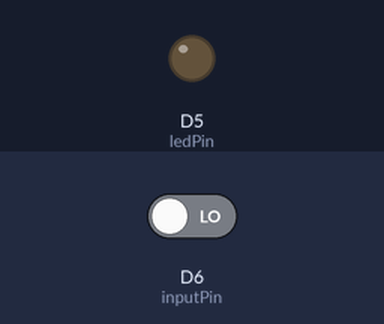
The sketch below on a simulated ESP8266 (NodeMCU). Shown: output pins drawn as LEDs (lit = HIGH). The inputs (shaded band) are chosen by the test bench; at power-on: D6 (inputPin) LOW. WiFi joins after 1.5 s; servers stay silent unless stated; no MQTT or app messages arrive unless stated; what the sketch prints to the serial monitor is not drawn.

Above: at 2.8 s.
2.9 s: D6 (inputPin) driven HIGH
At 4.0 s:
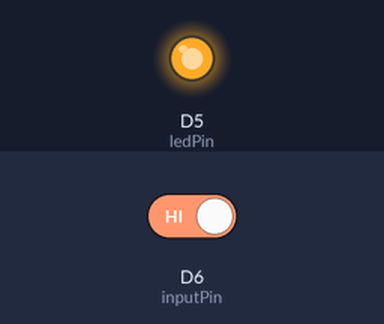
4.4 s: D6 (inputPin) driven LOW
At 5.1 s:
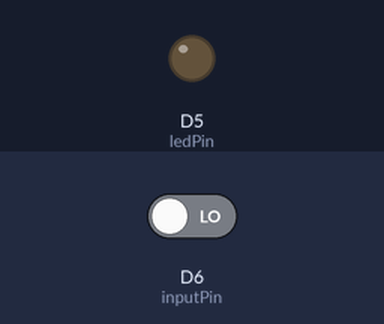
Timing chart, 0 to 7.4 s (numbered marks = the images above; inputs shaded):
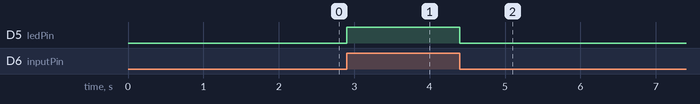

The sketch:

ESP8266_PIR_Motion_Sensor_only_Youtube.ino
```cpp
//********************* Adafruit MQTT Library ********************************

#include "Adafruit_MQTT.h"                                  // Adafruit MQTT library
#include "Adafruit_MQTT_Client.h"                           // Adafruit MQTT library
//*****************************************************************************

#include "ESP8266WiFi.h"                                    // ESP8266 library
#include <SoftwareSerial.h>                                 // Software Serial Library so we can use Pins for communication with the GPS module

//*********************** PIR Motion Sensor Setup *****************************

int ledPin = D5;                                            // choose the pin for the LED (Pin D5, GPIO 14) I tried using pin D4 but had problems for some reason
int inputPin = D6;                                          // choose the input pin (for PIR sensor) (Pin D6, GPIO 12)
int pirState = LOW;                                         // we start, assuming no motion detected
int val = 0;                                                // variable for reading the pin status

//************************* WiFi Access Point *********************************

#define WLAN_SSID       "**********"                        // Enter Your router SSID
#define WLAN_PASS       "**********"                        // Enter Your router Password

//************************* Adafruit.io Setup *********************************

#define AIO_SERVER      "io.adafruit.com"
#define AIO_SERVERPORT  1883                                // use 8883 for SSL
#define AIO_USERNAME    "************"                      // Enter Your Adafruit IO Username
#define AIO_KEY         "************"                      // Enter Your Adafruit IO Key

//************ Global State (you don't need to change this!) ******************

WiFiClient client;                                          // Create an ESP8266 WiFiClient class to connect to the MQTT server.

const char MQTT_SERVER[] PROGMEM    = AIO_SERVER;           // Store the MQTT server, username, and password in flash memory.
const char MQTT_USERNAME[] PROGMEM  = AIO_USERNAME;
const char MQTT_PASSWORD[] PROGMEM  = AIO_KEY;

// Setup the MQTT client class by passing in the WiFi client and MQTT server and login details.
Adafruit_MQTT_Client mqtt(&client, MQTT_SERVER, AIO_SERVERPORT, MQTT_USERNAME, MQTT_PASSWORD);

//****************************** Feeds ***************************************

// Setup a feed called 'motion' for publishing.
// Notice MQTT paths for AIO follow the form: <username>/feeds/<feedname>
const char motion_FEED[] PROGMEM = AIO_USERNAME "/feeds/motion";
Adafruit_MQTT_Publish motion = Adafruit_MQTT_Publish(&mqtt, motion_FEED);

//************************** Setup *******************************************

void setup()
{
  Serial.begin(115200);                                   // Serial Baud Rate
  pinMode(ledPin, OUTPUT);                                // declare LED for motion sensor as output
  pinMode(inputPin, INPUT);                               // declare Motion sensor pin as input

  WiFi.mode(WIFI_STA);                                    // Setup ESP8266 as a wifi station
  WiFi.disconnect();                                      // Disconnect if needed
  delay(100);                                             // short delay

  WiFi.begin(WLAN_SSID, WLAN_PASS);
  while (WiFi.status() != WL_CONNECTED)
  {
    delay(500);
    Serial.print(".");
  }
}
//************************ Main Loop *******************************************
void loop()
{
  connectWifi();
  MQTT_connect();                                         // Connect to Adafruit IO MQTT

  val = digitalRead(inputPin);                            // read input value of PIR motion sensor
  if (val == HIGH)                                        // check if the input is HIGH
  {
    digitalWrite(ledPin, HIGH);                           // Turn the LED ON

    if (pirState == LOW)
      {
       Serial.println("Motion detected!");                // we have just turned on
       pirState = HIGH;                                   // We only want to print on the output change, not state
        if (! motion.publish(val))                        // Publish to Adafruit the PIR sensor value '1'
        {
         Serial.println(F("Failed"));                     // If it failed to publish, print Failed
        } else
           {
             Serial.println(F("Data Sent!"));             // If data successfully published
           }
      }
  } else
  {
    digitalWrite(ledPin, LOW);                            // Turn LED OFF
    if (pirState == HIGH)                                 // we have just turned off
    {
      Serial.println("Motion ended!");                    // We only want to print on the output change, not state
      pirState = LOW;
      motion.publish(val);                                // Publish to Adafruit the PIR sensor value '0'
    }
  }

    if(! mqtt.ping()) {mqtt.disconnect();}                // Ping Adafruit.IO to keep the MQTT connection alive

}
//********************** WiFi Coonect *************************************
void connectWifi()
{
  if (WiFi.status() == WL_CONNECTED){ return; }           // If already connected to WiFi, return to loop
   WiFi.begin(WLAN_SSID, WLAN_PASS);                      // Start a WiFi connection and enter SSID and Password
              while (WiFi.status() != WL_CONNECTED) {     // While waiting on connection to start display "..."
                  delay(500);
                  Serial.print(".");
              }
              Serial.println("Connected");
            MQTT_connect();                               // Run Procedure to connect to Adafruit IO MQTT
}

// ******************* MQTT Connect - Adafruit IO **************************
void MQTT_connect()
{
  int8_t ret;
  if (mqtt.connected()) { return; }                       // Stop if already connected to Adafruit
  Serial.println("Connecting to MQTT... ");

  uint8_t retries = 3;
  while ((ret = mqtt.connect()) != 0) {                   // Connect to Adafruit, will return 0 if connected
       Serial.println(mqtt.connectErrorString(ret));
       Serial.println("Retrying MQTT...");
       mqtt.disconnect();
       delay(5000);                                       // wait 5 seconds
       retries--;
       if (retries == 0) {                                // basically die and wait for WatchDogTimer to reset me
         while (1);
       }
  }
  Serial.println("MQTT Connected!");
}
```

Measured:
- after the input at 2.9 s, D5 (ledPin): LOW → HIGH at once
- after the input at 4.4 s, D5 (ledPin): HIGH → LOW at once
